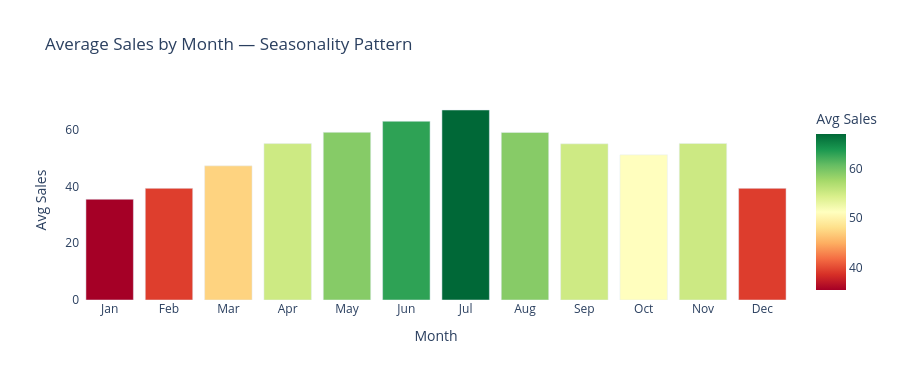
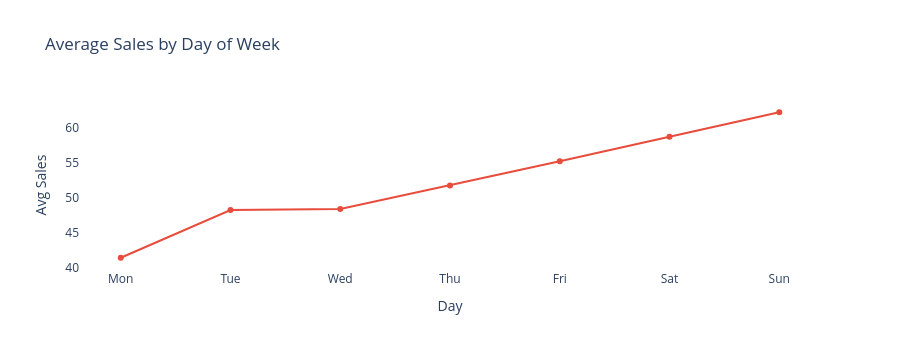

These figures' notebook cell, in order:
### Code cell
# Cell 7 — Seasonality: Monthly & Day of Week
month_names = ['Jan','Feb','Mar','Apr','May','Jun','Jul','Aug','Sep','Oct','Nov','Dec']
monthly_avg = demand.groupby('month')['sales'].mean().reset_index()
monthly_avg['month_name'] = monthly_avg['month'].apply(lambda x: month_names[x-1])

dow_names = ['Mon','Tue','Wed','Thu','Fri','Sat','Sun']
dow_avg   = demand.groupby('dow')['sales'].mean().reset_index()
dow_avg['day'] = dow_avg['dow'].apply(lambda x: dow_names[x])

fig1 = px.bar(monthly_avg, x='month_name', y='sales',
              title='Average Sales by Month — Seasonality Pattern',
              labels={'sales': 'Avg Sales', 'month_name': 'Month'},
              color='sales', color_continuous_scale='RdYlGn')
fig1.update_layout(height=380, plot_bgcolor='white', paper_bgcolor='white')
fig1.show()

fig2 = px.line(dow_avg, x='day', y='sales', markers=True,
               title='Average Sales by Day of Week',
               labels={'sales': 'Avg Sales', 'day': 'Day'},
               color_discrete_sequence=['#e74c3c'])
fig2.update_layout(height=350, plot_bgcolor='white', paper_bgcolor='white')
fig2.show()

### Figure 1 — Plotly figure (JSON) as saved in the notebook; plotly's stock layout.template omitted (floating-point values rounded to 4 significant figures)
{"data": [{"hovertemplate": "Month=%{x}<br>Avg Sales=%{marker.color}<extra></extra>", "legendgroup": "", "marker": {"color": [35.52, 39.38, 47.31, 55.15, 59.13, 63.03, 67.0, 59.11, 55.07, 51.19, 55.22, 39.37], "coloraxis": "coloraxis", "pattern": {"shape": ""}}, "name": "", "orientation": "v", "showlegend": false, "textposition": "auto", "type": "bar", "x": ["Jan", "Feb", "Mar", "Apr", "May", "Jun", "Jul", "Aug", "Sep", "Oct", "Nov", "Dec"], "xaxis": "x", "y": [35.52, 39.38, 47.31, 55.15, 59.13, 63.03, 67.0, 59.11, 55.07, 51.19, 55.22, 39.37], "yaxis": "y"}], "layout": {"barmode": "relative", "coloraxis": {"colorbar": {"title": {"text": "Avg Sales"}}, "colorscale": [[0, "rgb(165,0,38)"], [0.1, "rgb(215,48,39)"], [0.2, "rgb(244,109,67)"], [0.3, "rgb(253,174,97)"], [0.4, "rgb(254,224,139)"], [0.5, "rgb(255,255,191)"], [0.6, "rgb(217,239,139)"], [0.7, "rgb(166,217,106)"], [0.8, "rgb(102,189,99)"], [0.9, "rgb(26,152,80)"], [1, "rgb(0,104,55)"]]}, "height": 380, "legend": {"tracegroupgap": 0}, "paper_bgcolor": "white", "plot_bgcolor": "white", "title": {"text": "Average Sales by Month — Seasonality Pattern"}, "xaxis": {"anchor": "y", "domain": [0, 1], "title": {"text": "Month"}}, "yaxis": {"anchor": "x", "domain": [0, 1], "title": {"text": "Avg Sales"}}}}

### Figure 2 — Plotly figure (JSON) as saved in the notebook; plotly's stock layout.template omitted (floating-point values rounded to 4 significant figures)
{"data": [{"hovertemplate": "Day=%{x}<br>Avg Sales=%{y}<extra></extra>", "legendgroup": "", "line": {"color": "#e74c3c", "dash": "solid"}, "marker": {"symbol": "circle"}, "mode": "lines+markers", "name": "", "orientation": "v", "showlegend": false, "type": "scatter", "x": ["Mon", "Tue", "Wed", "Thu", "Fri", "Sat", "Sun"], "xaxis": "x", "y": [41.43, 48.23, 48.37, 51.72, 55.16, 58.66, 62.14], "yaxis": "y"}], "layout": {"height": 350, "legend": {"tracegroupgap": 0}, "paper_bgcolor": "white", "plot_bgcolor": "white", "title": {"text": "Average Sales by Day of Week"}, "xaxis": {"anchor": "y", "domain": [0, 1], "title": {"text": "Day"}}, "yaxis": {"anchor": "x", "domain": [0, 1], "title": {"text": "Avg Sales"}}}}
